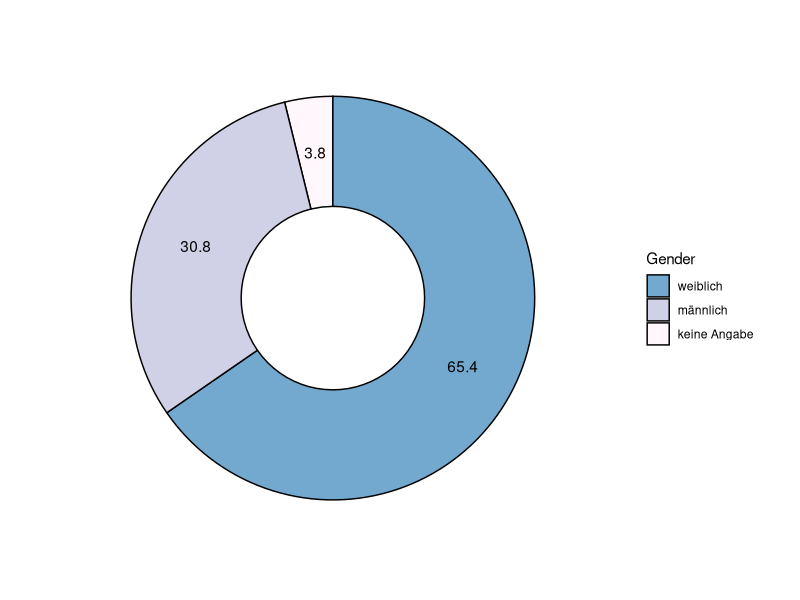

Write R code to recreate this figure. (Note: this script raises an error after producing the figure.)
library(ggplot2)
library(Cairo)

g_label = c("keine Angabe", "weiblich", "männlich")
g_count = c(1, 17, 8)
#g_count = c(1, 47, 38)
g_perc = round(g_count / (sum(g_count) / 100), 1)

gender_df = data.frame(Gender = g_label, g_count, g_perc)

#hsize = 4
hsize = 1.8

gender_df$hsize = hsize

## https://r-charts.com/part-whole/donut-chart-ggplot2/

require(ggplot2)
  ggplot(gender_df, aes(x = hsize, y = g_count, fill = Gender)) +
  geom_col(color = "black") +
  geom_text(aes(label = g_perc),
            position = position_stack(vjust = 0.5)) +
  coord_polar(theta = "y") +
  scale_fill_manual(values = c("#FFF7FB", "#D0D1E6",
                               "#74A9CF", "#0570B0"),
                    guide = guide_legend(reverse = TRUE)) + #reorder legend
  #xlim(c(0.5, hsize + 1,5)) +
  #xlim(c(0.5, hsize + 1)) +
  xlim(c(0.6, hsize + .7)) +
  theme(panel.background = element_rect(fill = "white"),
        panel.grid = element_blank(),
        axis.title = element_blank(),
        axis.ticks = element_blank(),
        axis.text = element_blank())


## antialiasing with Cairo-Library:

require(Cairo)
CairoWin()

require(ggplot2)
ggplot(gender_df, aes(x = hsize, y = g_count, fill = Gender)) +
  theme(legend.box.spacing = unit(5, "pt"),
        legend.key.size = unit(1, 'cm'), #change legend key size
        legend.key.height = unit(1, 'cm'), #change legend key height
        legend.key.width = unit(1, 'cm'), #change legend key width
        legend.title = element_text(size=16), #change legend title font size
        legend.text = element_text(size=12)) +  #change legend text font size
  geom_col(color = "black") +
  geom_text(aes(label = g_perc),
            position = position_stack(vjust = 0.5), size = 6) +
  coord_polar(theta = "y") +
  scale_fill_manual(values = c("#FFF7FB", "#D0D1E6",
                               "#74A9CF", "#0570B0"),
                    guide = guide_legend(reverse = TRUE)) + #reorder legend
  #xlim(c(0.5, hsize + 1,5)) +
  #xlim(c(0.5, hsize + 1)) +
  xlim(c(0.6, hsize + .7)) +
  theme(panel.background = element_rect(fill = "white"),
        panel.grid = element_blank(),
        axis.title = element_blank(),
        axis.ticks = element_blank(),
        axis.text = element_blank())
